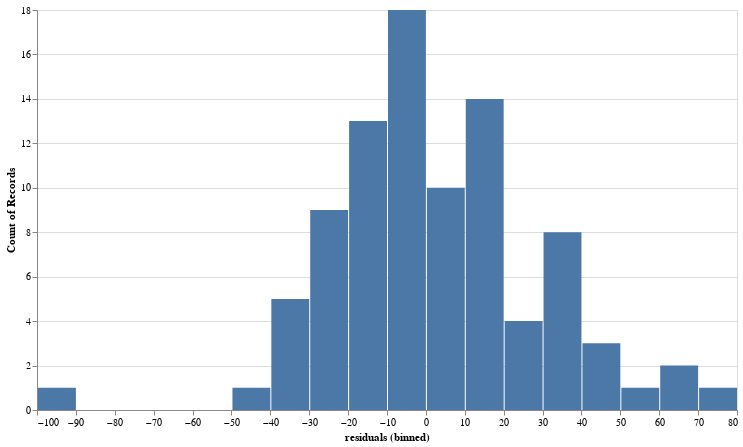

Notebook code cell kept with this figure:
### Code cell
predictions_df["residuals"] = predictions_df["sales"] - predictions_df["forcasted sales"]
histogram = alt.Chart(predictions_df).mark_bar().encode(
    alt.X("residuals:Q", bin=alt.Bin(maxbins=30)),
    y='count()',
).properties(width=700, height=400)
histogram

### Figure 1 — Vega-Lite specification as saved in the notebook (floating-point values rounded to 4 significant figures)
{"$schema": "https://vega.github.io/schema/vega-lite/v4.8.1.json", "config": {"view": {"continuousHeight": 300, "continuousWidth": 400}}, "data": {"name": "data-33c5306ad99be842661adb2201b79e32"}, "datasets": {"data-33c5306ad99be842661adb2201b79e32": [{"dt": "2020-05-21T00:00:00", "forcasted sales": 173.6, "residuals": -7.554, "sales": 166}, {"dt": "2020-05-22T00:00:00", "forcasted sales": 180.9, "residuals": -31.91, "sales": 149}, {"dt": "2020-05-23T00:00:00", "forcasted sales": 141.4, "residuals": 32.6, "sales": 174}, {"dt": "2020-05-24T00:00:00", "forcasted sales": 177.6, "residuals": -31.57, "sales": 146}, {"dt": "2020-05-25T00:00:00", "forcasted sales": 141.9, "residuals": -28.89, "sales": 113}, {"dt": "2020-05-26T00:00:00", "forcasted sales": 125.0, "residuals": -16.0, "sales": 109}, {"dt": "2020-05-27T00:00:00", "forcasted sales": 120.9, "residuals": -0.8582, "sales": 120}, {"dt": "2020-05-28T00:00:00", "forcasted sales": 130.2, "residuals": -0.1742, "sales": 130}, {"dt": "2020-05-29T00:00:00", "forcasted sales": 137.5, "residuals": -18.55, "sales": 119}, {"dt": "2020-05-30T00:00:00", "forcasted sales": 131.3, "residuals": -24.34, "sales": 107}, {"dt": "2020-05-31T00:00:00", "forcasted sales": 124.2, "residuals": -19.15, "sales": 105}, {"dt": "2020-06-01T00:00:00", "forcasted sales": 121.5, "residuals": -11.48, "sales": 110}, {"dt": "2020-06-02T00:00:00", "forcasted sales": 121.5, "residuals": -34.55, "sales": 87}, {"dt": "2020-06-03T00:00:00", "forcasted sales": 108.3, "residuals": -0.2735, "sales": 108}, {"dt": "2020-06-04T00:00:00", "forcasted sales": 111.6, "residuals": -4.602, "sales": 107}, {"dt": "2020-06-05T00:00:00", "forcasted sales": 117.3, "residuals": -10.27, "sales": 107}, {"dt": "2020-06-06T00:00:00", "forcasted sales": 116.4, "residuals": -19.41, "sales": 97}, {"dt": "2020-06-07T00:00:00", "forcasted sales": 114.7, "residuals": 9.346, "sales": 124}, {"dt": "2020-06-08T00:00:00", "forcasted sales": 132.9, "residuals": 9.059, "sales": 142}, {"dt": "2020-06-09T00:00:00", "forcasted sales": 137.1, "residuals": 32.91, "sales": 170}, {"dt": "2020-06-10T00:00:00", "forcasted sales": 160.0, "residuals": 33.03, "sales": 193}, {"dt": "2020-06-11T00:00:00", "forcasted sales": 177.3, "residuals": -25.27, "sales": 152}, {"dt": "2020-06-12T00:00:00", "forcasted sales": 145.5, "residuals": -0.4725, "sales": 145}, {"dt": "2020-06-13T00:00:00", "forcasted sales": 138.3, "residuals": -10.28, "sales": 128}, {"dt": "2020-06-14T00:00:00", "forcasted sales": 135.7, "residuals": 2.299, "sales": 138}, {"dt": "2020-06-15T00:00:00", "forcasted sales": 137.1, "residuals": 12.94, "sales": 150}, {"dt": "2020-06-16T00:00:00", "forcasted sales": 136.9, "residuals": 12.08, "sales": 149}, {"dt": "2020-06-17T00:00:00", "forcasted sales": 137.8, "residuals": 16.2, "sales": 154}, {"dt": "2020-06-18T00:00:00", "forcasted sales": 138.5, "residuals": 13.51, "sales": 152}, {"dt": "2020-06-19T00:00:00", "forcasted sales": 138.3, "residuals": 6.655, "sales": 145}, {"dt": "2020-06-20T00:00:00", "forcasted sales": 138.5, "residuals": 3.464, "sales": 142}, {"dt": "2020-06-21T00:00:00", "forcasted sales": 138.2, "residuals": 14.8, "sales": 153}, {"dt": "2020-06-22T00:00:00", "forcasted sales": 137.8, "residuals": 11.2, "sales": 149}, {"dt": "2020-06-23T00:00:00", "forcasted sales": 138.0, "residuals": 17.04, "sales": 155}, {"dt": "2020-06-24T00:00:00", "forcasted sales": 140.2, "residuals": 9.779, "sales": 150}, {"dt": "2020-06-25T00:00:00", "forcasted sales": 138.0, "residuals": 34.04, "sales": 172}, {"dt": "2020-06-26T00:00:00", "forcasted sales": 162.8, "residuals": -34.84, "sales": 128}, {"dt": "2020-06-27T00:00:00", "forcasted sales": 136.8, "residuals": -8.841, "sales": 128}, {"dt": "2020-06-28T00:00:00", "forcasted sales": 134.0, "residuals": 43.97, "sales": 178}, {"dt": "2020-06-29T00:00:00", "forcasted sales": 162.0, "residuals": 17.02, "sales": 179}, {"dt": "2020-06-30T00:00:00", "forcasted sales": 171.0, "residuals": 10.95, "sales": 182}, {"dt": "2020-07-01T00:00:00", "forcasted sales": 182.9, "residuals": 7.06, "sales": 190}, {"dt": "2020-07-02T00:00:00", "forcasted sales": 181.7, "residuals": -18.74, "sales": 163}, {"dt": "2020-07-03T00:00:00", "forcasted sales": 157.3, "residuals": 9.741, "sales": 167}, {"dt": "2020-07-04T00:00:00", "forcasted sales": 156.8, "residuals": -3.79, "sales": 153}, {"dt": "2020-07-05T00:00:00", "forcasted sales": 132.9, "residuals": 48.08, "sales": 181}, {"dt": "2020-07-06T00:00:00", "forcasted sales": 153.9, "residuals": 33.1, "sales": 187}, {"dt": "2020-07-07T00:00:00", "forcasted sales": 169.6, "residuals": 21.44, "sales": 191}, {"dt": "2020-07-08T00:00:00", "forcasted sales": 176.2, "residuals": 27.78, "sales": 204}, {"dt": "2020-07-09T00:00:00", "forcasted sales": 187.8, "residuals": -24.82, "sales": 163}, {"dt": "2020-07-10T00:00:00", "forcasted sales": 152.4, "residuals": 24.6, "sales": 177}, {"dt": "2020-07-11T00:00:00", "forcasted sales": 159.0, "residuals": -3.952, "sales": 155}, {"dt": "2020-07-12T00:00:00", "forcasted sales": 134.5, "residuals": 75.51, "sales": 210}, {"dt": "2020-07-13T00:00:00", "forcasted sales": 164.6, "residuals": -2.564, "sales": 162}, {"dt": "2020-07-14T00:00:00", "forcasted sales": 145.2, "residuals": 13.84, "sales": 159}, {"dt": "2020-07-15T00:00:00", "forcasted sales": 131.1, "residuals": 61.85, "sales": 193}, {"dt": "2020-07-16T00:00:00", "forcasted sales": 160.1, "residuals": 12.93, "sales": 173}, {"dt": "2020-07-17T00:00:00", "forcasted sales": 169.8, "residuals": -5.774, "sales": 164}, {"dt": "2020-07-18T00:00:00", "forcasted sales": 157.9, "residuals": -22.85, "sales": 135}, {"dt": "2020-07-19T00:00:00", "forcasted sales": 131.4, "residuals": -4.377, "sales": 127}, {"dt": "2020-07-20T00:00:00", "forcasted sales": 125.3, "residuals": -3.347, "sales": 122}, {"dt": "2020-07-21T00:00:00", "forcasted sales": 122.4, "residuals": -3.441, "sales": 119}, {"dt": "2020-07-22T00:00:00", "forcasted sales": 104.6, "residuals": -97.65, "sales": 7}, {"dt": "2020-07-23T00:00:00", "forcasted sales": 32.5, "residuals": -26.5, "sales": 6}, {"dt": "2020-07-24T00:00:00", "forcasted sales": 22.23, "residuals": -21.23, "sales": 1}, {"dt": "2020-07-25T00:00:00", "forcasted sales": 13.51, "residuals": -8.507, "sales": 5}, {"dt": "2020-07-26T00:00:00", "forcasted sales": 31.05, "residuals": -28.05, "sales": 3}, {"dt": "2020-07-27T00:00:00", "forcasted sales": 21.06, "residuals": -17.06, "sales": 4}, {"dt": "2020-07-28T00:00:00", "forcasted sales": 19.93, "residuals": -16.93, "sales": 3}, {"dt": "2020-07-29T00:00:00", "forcasted sales": 14.06, "residuals": -10.06, "sales": 4}, {"dt": "2020-07-30T00:00:00", "forcasted sales": 12.65, "residuals": -7.653, "sales": 5}, {"dt": "2020-07-31T00:00:00", "forcasted sales": 56.95, "residuals": 36.05, "sales": 93}, {"dt": "2020-08-01T00:00:00", "forcasted sales": 91.4, "residuals": 65.6, "sales": 157}, {"dt": "2020-08-02T00:00:00", "forcasted sales": 128.1, "residuals": 31.94, "sales": 160}, {"dt": "2020-08-03T00:00:00", "forcasted sales": 134.1, "residuals": 8.885, "sales": 143}, {"dt": "2020-08-04T00:00:00", "forcasted sales": 128.3, "residuals": 19.69, "sales": 148}, {"dt": "2020-08-05T00:00:00", "forcasted sales": 124.7, "residuals": 19.33, "sales": 144}, {"dt": "2020-08-06T00:00:00", "forcasted sales": 125.8, "residuals": -0.8443, "sales": 125}, {"dt": "2020-08-07T00:00:00", "forcasted sales": 113.6, "residuals": 36.43, "sales": 150}, {"dt": "2020-08-08T00:00:00", "forcasted sales": 117.7, "residuals": 41.32, "sales": 159}, {"dt": "2020-08-09T00:00:00", "forcasted sales": 123.7, "residuals": 51.28, "sales": 175}, {"dt": "2020-08-10T00:00:00", "forcasted sales": 156.0, "residuals": 7.965, "sales": 164}, {"dt": "2020-08-11T00:00:00", "forcasted sales": 159.6, "residuals": -13.57, "sales": 146}, {"dt": "2020-08-12T00:00:00", "forcasted sales": 127.1, "residuals": -42.08, "sales": 85}, {"dt": "2020-08-13T00:00:00", "forcasted sales": 87.27, "residuals": -1.271, "sales": 86}, {"dt": "2020-08-14T00:00:00", "forcasted sales": 86.23, "residuals": 15.77, "sales": 102}, {"dt": "2020-08-15T00:00:00", "forcasted sales": 91.09, "residuals": -19.09, "sales": 72}, {"dt": "2020-08-16T00:00:00", "forcasted sales": 66.54, "residuals": 24.46, "sales": 91}, {"dt": "2020-08-17T00:00:00", "forcasted sales": 85.34, "residuals": -25.34, "sales": 60}, {"dt": "2020-08-18T00:00:00", "forcasted sales": 47.2, "residuals": -32.2, "sales": 15}]}, "encoding": {"x": {"bin": {"maxbins": 30}, "field": "residuals", "type": "quantitative"}, "y": {"aggregate": "count", "type": "quantitative"}}, "height": 400, "mark": "bar", "width": 700}
